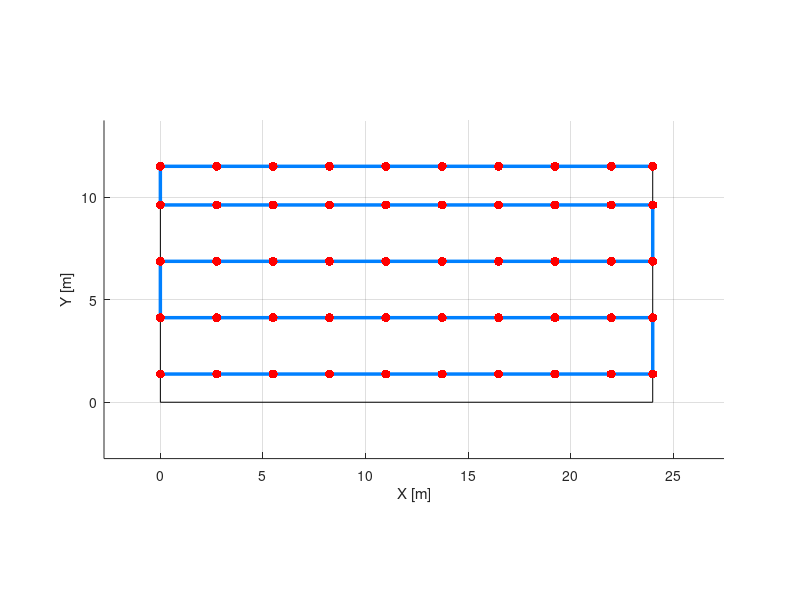

Source code (MATLAB): (Note: this script raises an error after producing the figure.)
clc; clear all;
%% %%%%%%%%%%%%%%%%%%%%%%%%%%%%%%%%%%%%%%%%%%%%%%%%%%%%%%%%%%%%%%%%%%%%%%%%%
%This code finds the waypoints for mapping and create the path to cover the
%entire orchard

%INPUTS needed:
fieldSize=[24 11.5]; %Field size X by Y [m]
gimbal_angle=90; %Angle of the camera gimbal respect horizontal axis [deg]
FOV_h=70; %Horizontal field of view of the camera [deg]
h_tree_max=2;%Height of the tallest tree [m]

%------%
h_drone=h_tree_max+0.5;%Height of the drone [m]. Set to fly 0.5 m above the tallest tree
step=2*tan(deg2rad(FOV_h))*(h_drone-h_tree_max)/(sin(deg2rad(gimbal_angle)));%Distance between points
%% %%%%%%%%%%%%%%%%%%%%%%%%%%%%%%%%%%%%%%%%%%%%%%%%%%%%%%%%%%%%%%%%%%%%%%%%%
%Adapt the size of the field to the step size
fieldSize2=sort(fieldSize,'descend');
fsX=ceil((fieldSize2(1)-step/2)/step)*step; %Rounding X size of the field
fsY=ceil((fieldSize2(2)-step/2)/step)*step; %Rounding Y size of the field
rows=fsX/step+1;
columns=fsY/step+1;

%Inicialize variables
WPx=step/2;
WPy=0;
waypoints=zeros(rows*columns,2);


%Determining the points and creating the path:

for i=1:columns %Number of columns of the point grid
    if rem(i,2)==1 %if the number of the column is odd
        for j=1:rows
            waypoints((i-1)*rows+j,:)=[WPx WPy]; %Row created following positive direction
            if WPy+step>fieldSize(1)
                WPy=fieldSize(1);
            else
                WPy=WPy+step; %next point
            end
        end
    elseif rem(i,2)==0 %if the number of the column is even
        for j=rows:-1:1
            waypoints((i-1)*rows+j,:)=[WPx WPy]; %Row created following negative direction
            if WPy+step>fieldSize(1)
                WPy=fieldSize(1);
            else
                WPy=WPy+step; %next point
            end
        end
    end
    WPy=0; %Reinicialize Y position
    if WPx+step>fieldSize(2)
        WPx=fieldSize(2);
    else
        WPx=WPx+step; %next row
    end
end

 if fieldSize(1)>fieldSize(2)
     waypoints=fliplr(waypoints);
 end
%% %%%%%%%%%%%%%%%%%%%%%%%%%%%%%%%%%%%%%%%%%%%%%%%%%%%%%%%%%%%%%%%%%%%%%%%%%
%Show result

figure
xlabel('X [m]');
ylabel('Y [m]');
hold on;
axis([-step fsX+step -step fsY+step]);
grid on;


waypoints=[waypoints ones(length(waypoints),1)*h_drone];
rectangle('Position',[0 0 fieldSize]);
plot(waypoints(:,1), waypoints(:,2), '-','Color',[0,0.5,1],'Linewidth',2.5)
plot(waypoints(:,1), waypoints(:,2), ".r", "MarkerSize", 20)
xlim=[-1 25];
ylim=[-1 13];
axis equal
view(2)



%% %%%%%%%%%%%%%%%%%%%%%%%%%%%%%%%%%%%%%%%%%%%%%%%%%%%%%%%%%%%%%%%%%%%%%%%%%
%Create excel file of the waypoints
filename = 'mapping_waypoints.xlsx';
variables=["X" "Y" "Z"];
writematrix(variables,filename,'Sheet',1,'Range','A1')
writematrix(waypoints,filename,'Sheet',1,'Range','A2')

%% %%%%%%%%%%%%%%%%%%%%%%%%%%%%%%%%%%%%%%%%%%%%%%%%%%%%%%%%%%%%%%%%%%%%%%%%%
%Plot our simulation environment trees. This step is not necessary, it can be removed


radious=1;
treeNum=15;
center=[2 5];
for i=1:treeNum
    viscircles(center, radious,'Color','b');
    if rem(i,5)==0
        center(1)=2;
        center(2)=center(2)+5;
    else
        center(1)=center(1)+4;
    end
end




%% %%%%%%%%%%%%%%%%%%%%%%%%%%%%%%%%%%%%%%%%%%%%%%%%%%%%%%%%%%%%%%%%%%%%%%%%%
% Simulation of how the drone will follow the path. Step not necessary,
% visualizing purpose.

toa=0:length(waypoints)-1;
trajectory = waypointTrajectory(waypoints,toa);

orientationLog = zeros(toa(end)*trajectory.SampleRate,1,'quaternion');
count = 1;
while ~isDone(trajectory)
   [currentPosition,orientationLog(count)] = trajectory();

   plot3(currentPosition(1),currentPosition(2),currentPosition(3),'.g')

   pause(trajectory.SamplesPerFrame/trajectory.SampleRate)
   count = count + 1;
end

hold off